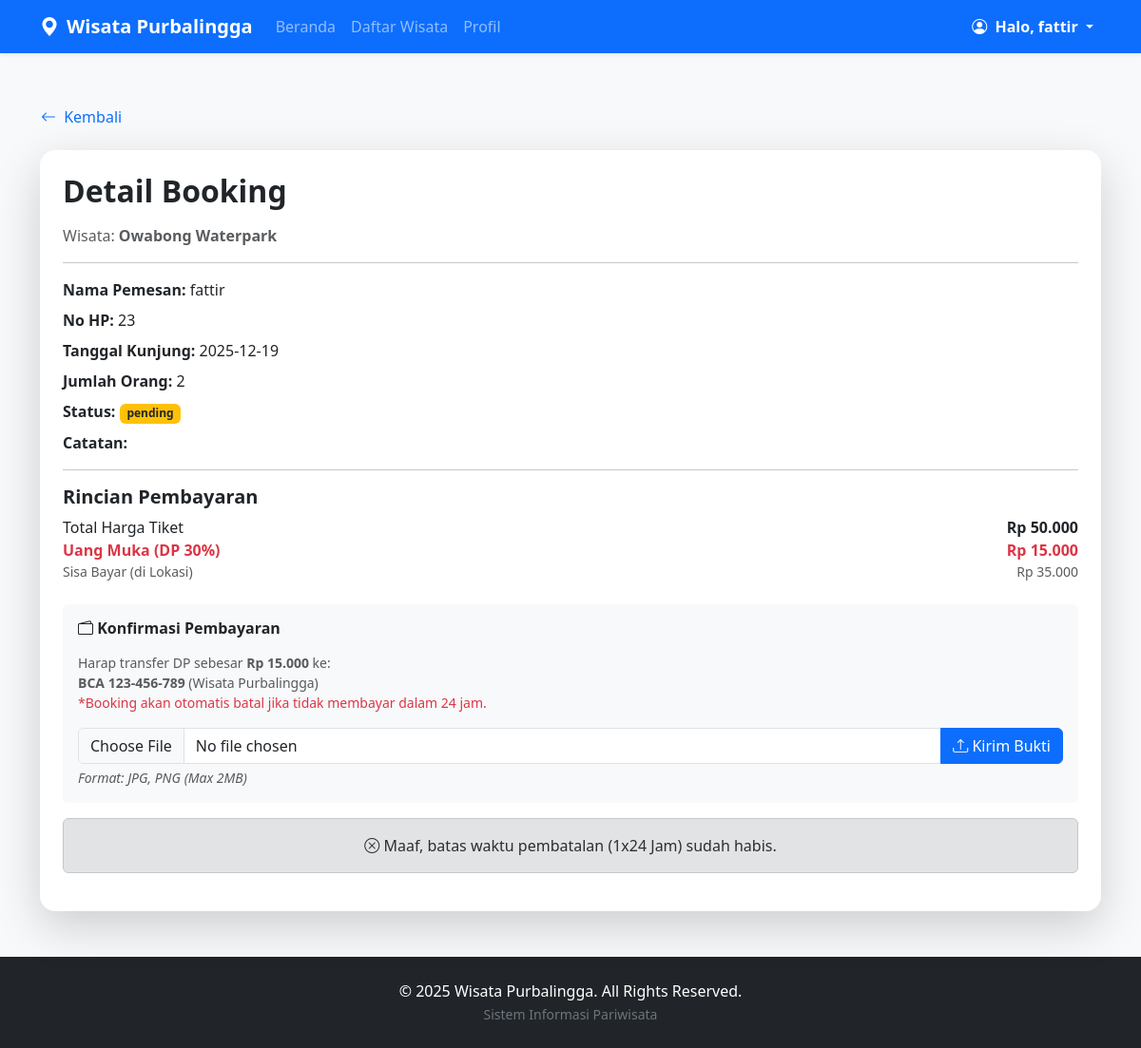
The app's page /booking_detail.php?id_booking=35 (signed in) with its own data.
### tables this page shows
CREATE TABLE `booking_wisata` (
  `id_booking` int NOT NULL,
  `id_user` int DEFAULT NULL,
  `id_wisata` int NOT NULL,
  `nama` varchar(100) NOT NULL,
  `no_hp` varchar(20) NOT NULL,
  `tanggal_kunjung` date NOT NULL,
  `jumlah_orang` int NOT NULL,
  `total_harga` int DEFAULT NULL,
  `catatan` text,
  `status` enum('pending','approved','cancelled') DEFAULT 'pending',
  `created_at` timestamp NULL DEFAULT CURRENT_TIMESTAMP,
  `bukti_bayar` varchar(255) DEFAULT NULL
);

CREATE TABLE `wisata` (
  `id_wisata` int NOT NULL,
  `nama` varchar(150) NOT NULL,
  `deskripsi` text,
  `alamat` text,
  `kecamatan` varchar(100) DEFAULT NULL,
  `kategori` varchar(50) DEFAULT NULL,
  `harga_tiket` int DEFAULT '0',
  `fasilitas` text,
  `link_maps` text,
  `views` int DEFAULT '0',
  `foto` varchar(255) DEFAULT NULL,
  `wa_number` varchar(20) DEFAULT NULL,
  `created_at` datetime DEFAULT CURRENT_TIMESTAMP,
  `latitude` decimal(10,6) NOT NULL,
  `longitude` decimal(10,6) NOT NULL
);

### public/booking_detail.php (the view, shortened to what this page needs)
<?php
require_once '../template/header.php';
require_once '../config/db.php';
$id_booking = $_GET['id_booking'] ?? null;
$query = "SELECT b.*, w.nama AS nama_wisata, w.harga_tiket
          FROM booking_wisata b
          JOIN wisata w ON b.id_wisata = w.id_wisata
          WHERE b.id_booking = '$id_booking'
          AND b.id_user = '{$_SESSION['user_id']}'";
$result = mysqli_query($conn, $query);
$data = mysqli_fetch_assoc($result);
$waktu_booking = strtotime($data['created_at']);
$waktu_sekarang = time();
$batas_detik = 24 * 60 * 60;
$selisih = $waktu_sekarang - $waktu_booking;
$bisa_batal = ($selisih <= $batas_detik);
?>
<div class="container mt-5 mb-5">
    <a href="javascript:history.back()" class="btn btn-link text-decoration-none mb-3 ps-0">
        <i class="bi bi-arrow-left me-1"></i> Kembali
    </a>
    <div class="card shadow-lg border-0 rounded-4">
        <div class="card-body p-4">
            <h2 class="fw-bold mb-3">Detail Booking</h2>
            <p class="text-muted">Wisata:
                <strong><?= htmlspecialchars($data['nama_wisata']) ?></strong>
            </p>
            <hr>
            <div class="mb-2"><strong>Nama Pemesan:</strong> <?= htmlspecialchars($data['nama']) ?></div>
            <div class="mb-2"><strong>No HP:</strong> <?= htmlspecialchars($data['no_hp']) ?></div>
            <div class="mb-2"><strong>Tanggal Kunjung:</strong> <?= $data['tanggal_kunjung'] ?></div>
            <div class="mb-2"><strong>Jumlah Orang:</strong> <?= $data['jumlah_orang'] ?></div>
            <div class="mb-2"><strong>Status:</strong>
                <span class="badge bg-warning text-dark"><?= $data['status'] ?></span>
            </div>
            <div class="mb-2"><strong>Catatan:</strong><br>
            </div>
            <hr>
            <h5 class="fw-bold">Rincian Pembayaran</h5>
            <?php
                $total_harga = $data['total_harga'];
                $persen_dp = 0.3;
                $nominal_dp = $total_harga * $persen_dp;
                $sisa_bayar = $total_harga - $nominal_dp;
            ?>
            <div class="row mb-4">
                <div class="col-6">Total Harga Tiket</div>
                <div class="col-6 text-end fw-bold">Rp <?= number_format($total_harga, 0, ',', '.') ?></div>
                <div class="col-6 text-danger fw-bold">Uang Muka (DP 30%)</div>
                <div class="col-6 text-end fw-bold text-danger">Rp <?= number_format($nominal_dp, 0, ',', '.') ?></div>
                <div class="col-6 text-muted small">Sisa Bayar (di Lokasi)</div>
                <div class="col-6 text-end text-muted small">Rp <?= number_format($sisa_bayar, 0, ',', '.') ?></div>
            </div>
            <div class="card bg-light border-0 mb-3">
                <div class="card-body">
                    <h6 class="fw-bold mb-3"><i class="bi bi-wallet2"></i> Konfirmasi Pembayaran</h6>
                    <?php if (empty($data['bukti_bayar'])): ?>
                        <p class="small text-muted mb-3">
                            Harap transfer DP sebesar <strong>Rp <?= number_format($nominal_dp, 0, ',', '.') ?></strong> ke:
                            <br>
                            <strong>BCA 123-456-789</strong> (Wisata Purbalingga)
                            <br>
                            <span class="text-danger">*Booking akan otomatis batal jika tidak membayar dalam 24 jam.</span>
                        </p>
                        <form action="booking_upload.php" method="POST" enctype="multipart/form-data">
                            <div class="input-group">
                                <input type="file" name="bukti" class="form-control" accept="image/*" required>
                                <button type="submit" class="btn btn-primary">
                                    <i class="bi bi-upload"></i> Kirim Bukti
                                </button>
                            </div>
                            <small class="text-muted fst-italic mt-1 d-block">Format: JPG, PNG (Max 2MB)</small>
                        </form>
                    <?php endif; ?>
                </div>
            </div>
            <?php if ($data['status'] == 'pending'): ?>
                <?php if ($bisa_batal): ?>
                    <a href="booking_cancel.php?id_booking=<?= $data['id_booking'] ?>"
                       class="btn btn-danger mt-3 w-100"
                       onclick="return confirm('Yakin ingin membatalkan? Uang DP tidak dapat dikembalikan.')">
                       Batalkan Booking
                    </a>
                    <?php
                        $sisa = $batas_detik - $selisih;
                        $jam = floor($sisa / 3600);
                        $menit = floor(($sisa % 3600) / 60);
                    ?>
                    <small class="text-danger d-block text-center mt-2">
                        *Sisa waktu pembatalan: <?= $jam ?> jam <?= $menit ?> menit lagi.
                    </small>
                <?php else: ?>
                    <div class="alert alert-secondary mt-3 text-center">
                        <i class="bi bi-x-circle"></i> Maaf, batas waktu pembatalan (1x24 Jam) sudah habis.
                    </div>
                <?php endif; ?>
            <?php endif; ?>
        </div>
    </div>
</div>
<?php require_once '../template/footer.php'; ?>

### assets/style.css (style rules this page uses)
body { background-color: #f8f9fa; min-height: 100vh; display: flex; flex-direction: column; }

### records on screen
booking_wisata: id_wisata.nama "Owabong Waterpark", nama "fattir", no_hp "23", tanggal_kunjung "2025-12-19", jumlah_orang "2", status "pending", total_harga "50.000", total_harga "15.000", total_harga "35.000"

### other values on screen
$_SESSION['user_nama'] "fattir"
